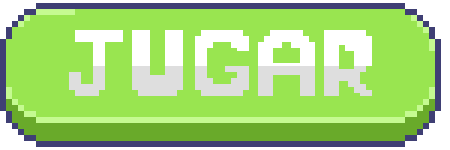
#> input picture img/iniciar.gif, 450 x 150 px
$ python frame.py
#> lines starting #> are read from the running program, lines starting #| are printed output that depends on the picture
from PIL import Image
import os

def extraer_frames_gif(ruta_gif, carpeta_salida):
#> called with ruta_gif = 'img/iniciar.gif', carpeta_salida = 'img/frames_iniciar'
    gif = Image.open(ruta_gif)
#> gif is the input picture: PIL image 450x150 P; mean R, G, B, A 141.3, 188.1, 101.1, 230.7
    os.makedirs(carpeta_salida, exist_ok=True)
    frame = 0
    while True:
        frame_path = os.path.join(carpeta_salida, f"frame_{frame}.png")
        gif.save(frame_path, "PNG")
        frame += 1
        try:
            gif.seek(frame)
        except EOFError:
            break
#> this loop made 11 passes
#> pass 2, in extraer_frames_gif, `gif.save(frame_path, "PNG")`:
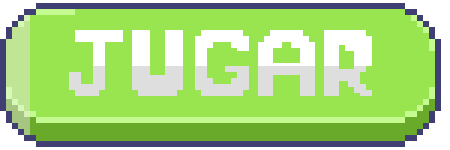
#> saved as frame_1.png: PIL image 450x150 RGBA; mean R, G, B, A 142.7, 188.2, 103.5, 230.7; transparent parts drawn white
#> after the loop, frame = 11
    print(f" {frame} frames extraídos en '{carpeta_salida}'")
#|  11 frames extraídos en 'img/frames_iniciar'

# Ejemplo (hazlo con cada botón)
extraer_frames_gif("img/iniciar.gif", "img/frames_iniciar")
extraer_frames_gif("img/configuracion.gif", "img/frames_configuracion")
#> call 2 of extraer_frames_gif, with ruta_gif = 'img/configuracion.gif', carpeta_salida = 'img/frames_configuracion'
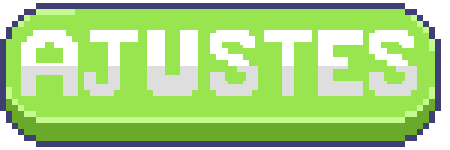
#> input picture img/configuracion.gif, 450 x 150 px
#> in extraer_frames_gif, gif is the input picture: PIL image 450x150 P; mean R, G, B, A 144.8, 188.5, 107.6, 230.7
#> the loop in extraer_frames_gif (call 2), `while True:` made 10 passes
#> pass 2, in extraer_frames_gif (call 2), `gif.save(frame_path, "PNG")`:
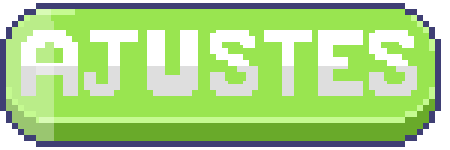
#> saved as frame_1.png: PIL image 450x150 RGBA; mean R, G, B, A 146.9, 189.2, 110.9, 230.7; transparent parts drawn white
#> after the loop in extraer_frames_gif (call 2), `while True:`: frame = 10
#|  10 frames extraídos en 'img/frames_configuracion'
extraer_frames_gif("img/creditos.gif", "img/frames_creditos")
#> call 3 of extraer_frames_gif, with ruta_gif = 'img/creditos.gif', carpeta_salida = 'img/frames_creditos'
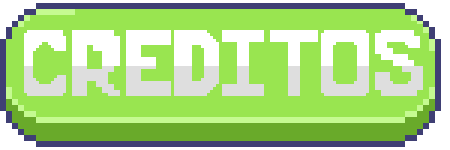
#> input picture img/creditos.gif, 450 x 150 px
#> in extraer_frames_gif, gif is the input picture: PIL image 450x150 P; mean R, G, B, A 146.7, 188.9, 111, 230.7
#> the loop in extraer_frames_gif (call 3), `while True:` made 10 passes
#> pass 2, in extraer_frames_gif (call 3), `gif.save(frame_path, "PNG")`:
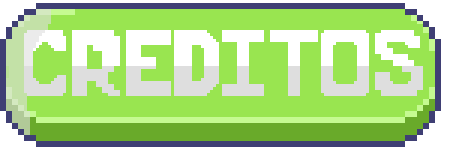
#> saved as frame_1.png: PIL image 450x150 RGBA; mean R, G, B, A 148.1, 188.8, 113.8, 230.7; transparent parts drawn white
#|  10 frames extraídos en 'img/frames_creditos'
extraer_frames_gif("img/salir.gif", "img/frames_salir")
#> call 4 of extraer_frames_gif, with ruta_gif = 'img/salir.gif', carpeta_salida = 'img/frames_salir'
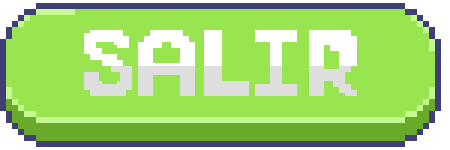
#> input picture img/salir.gif, 450 x 150 px
#> in extraer_frames_gif, gif is the input picture: PIL image 450x150 P; mean R, G, B, A 139.6, 187.8, 98, 230.7
#> the loop in extraer_frames_gif (call 4), `while True:` made 11 passes
#> pass 2, in extraer_frames_gif (call 4), `gif.save(frame_path, "PNG")`:
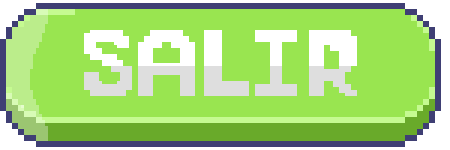
#> saved as frame_1.png: PIL image 450x150 RGBA; mean R, G, B, A 141.5, 188.4, 101.1, 230.7; transparent parts drawn white
#> after the loop in extraer_frames_gif (call 4), `while True:`: frame = 11
#|  11 frames extraídos en 'img/frames_salir'
